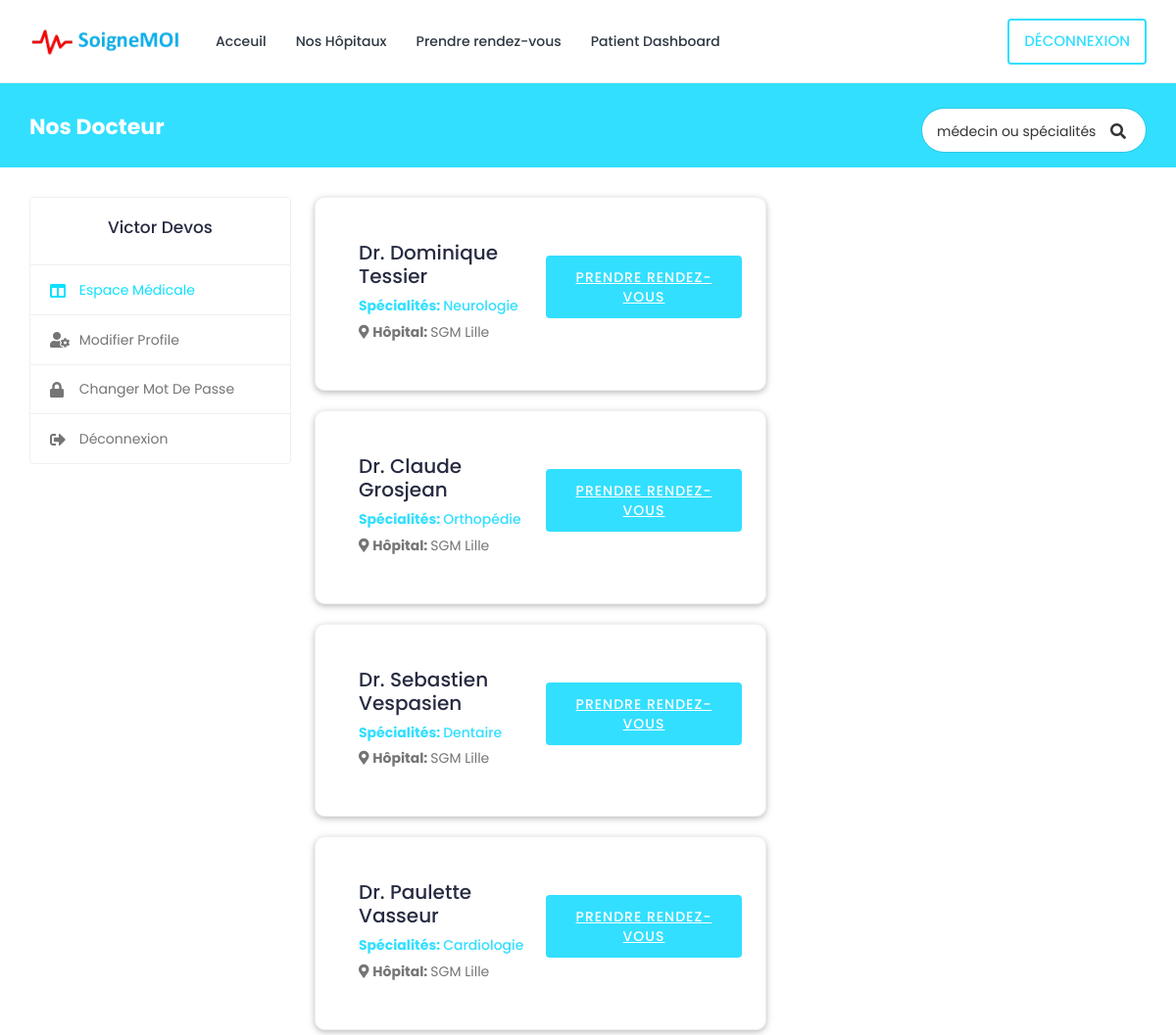
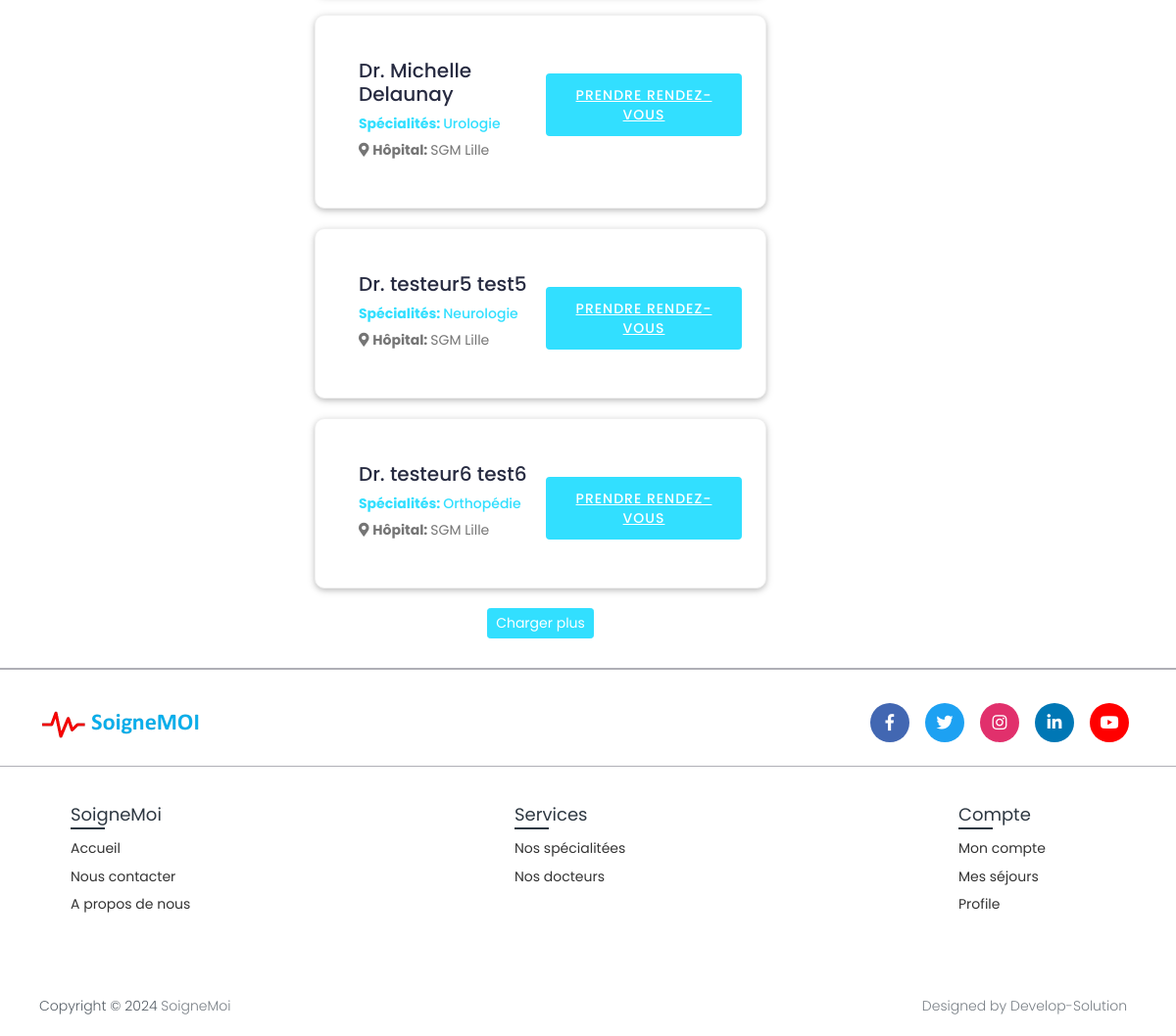
The app's page /search/ (signed in) with its own data (2 pictures, top to bottom).
### book/models.py (models this page shows, shortened)
class Patient(models.Model):
    patient_id = models.AutoField(primary_key=True)
    user = models.OneToOneField(User, on_delete=models.CASCADE, null=True, blank=True, related_name='patient')
    first_name = models.CharField(max_length=200, null=True, blank=True)
    last_name = models.CharField(max_length=200, null=True, blank=True)
    phone_number = models.CharField(max_length=10,null=True, blank=True)
    address = models.CharField(max_length=200, null=True, blank=True)
    date_of_birth = models.DateField(null=True, blank=True)
    serial_number = models.CharField(max_length=200, null=True, blank=True)

class Doctor(models.Model):
    doctor_id = models.AutoField(primary_key=True)
    user = models.OneToOneField(User, on_delete=models.CASCADE, null=True, blank=True, related_name='profile')
    first_name = models.CharField(max_length=200, null=True)
    last_name = models.CharField(max_length=200, null=True)
    specialization = models.ForeignKey(Specialization, on_delete=models.SET_NULL, null=True, blank=True)
    phone_number = models.CharField(max_length=200, null=True, blank=True)
    date_of_birth = models.DateField(null=True, blank=True)
    reg_number = models.CharField(max_length=6, null=True, blank=True)
    hospital_name = models.ForeignKey(Hospital, on_delete=models.SET_NULL, null=True, blank=True)

class Specialization(models.Model):
    specialization_id = models.AutoField(primary_key=True)
    hospital = models.ForeignKey(Hospital, on_delete=models.CASCADE, null=True, blank=True)
    specialization_name = models.CharField(max_length=200, null=True, blank=True)

class Hospital(models.Model):
    hospital_id = models.AutoField(primary_key=True)
    name = models.CharField(max_length=200, null=True, blank=True)
    address = models.CharField(max_length=200, null=True, blank=True)
    featured_image = models.ImageField(upload_to='hospitals/', default='hospitals/default.png', null=True, blank=True)
    description = models.TextField(null=True, blank=True)
    email = models.EmailField(max_length=200, null=True, blank=True)
    phone_number = models.CharField(max_length=10,null=True, blank=True)
    def __str__(self):
        return str(self.name)

### book/views.py (the view)
# urls.py: path('search/', SearchView.as_view(), name='search'),
class SearchView(LoginRequiredMixin, View):
    def get(self, request):
        if request.user.is_authenticated and request.user.is_patient:
            self.search_query = request.GET.get('search_query', '')
            self.doctors = Doctor.objects.filter(
                Q(last_name__icontains=self.search_query) |
                Q(first_name__icontains=self.search_query) |
                Q(specialization__specialization_name__icontains=self.search_query)
            )
            self.patient = Patient.objects.get(user=request.user)
            context = {'patient': self.patient, 'doctors': self.doctors, 'search_query': self.search_query}
            return render(request, 'book/patient/search.html', context)
        else:
            logout(request)
            messages.error(request, 'Non autorisé')
            return render(request, 'book/login.html')

### templates/book/patient/search.html (shortened to what this page needs)
{% extends 'book/base.html' %}
{% load static %}
{% block content %}
{% load static %}
  <body>
    <div class="main-wrapper">
      <div class="breadcrumb-bar">
				<div class="container-fluid">
					<div class="row align-items-center">
						<div class="col-md-6 col-6">
							<h2 class="breadcrumb-title">Nos Docteur</h2>
						</div>
						<div class="col-md-6 col-6">
							<div class="top-nav-search">
								<form action="{% url 'search' %}" method="GET">
									<input type="text" class="form-control" placeholder="médecin ou spécialités" name="search_query" value="{{search_query}}">
									<button class="btn" type="submit"><i class="fa fa-search"></i></button>
								</form>
							</div>
						</div>
					</div>
				</div>
			</div>
      <div class="content">
        <div class="container-fluid">
          <div class="row">
            <div class="col-md-5 col-lg-4 col-xl-3 theiaStickySidebar">
              <div>{% include 'book/patient/patient-sidebar.html' %}</div>
            </div>
            <div class="col-md-12 col-lg-8 col-xl-5">
              {% for doctor in doctors %}
              <div class="card">
                <div class="card-body">
                  <div class="doctor-widget">
                    <div class="doc-info-left">
                      <div class="doc-info-cont">
                          <h4 class="doc-name">
                          <a >Dr. {{doctor.first_name}} {{doctor.last_name}} </a>
                          </h4>
                        <h5 class="doc-department"><b>Spécialités: </b>
                          {{ doctor.specialization.specialization_name }}
                        </h5>
                        <div class="clinic-details">
                          <p class="doc-location">
                            <i class="fas fa-map-marker-alt"></i> <b>Hôpital: </b>
                            {{doctor.hospital_name}}
                          </p>
                        </div>
                      </div>
                    </div>
                    <div class="doc-info-right">
                      <div class="clinic-booking">
                        <a class="apt-btn"
                          href="{% url 'booking' pk=doctor.doctor_id %}">Prendre rendez-vous</a>
                      </div>
                    </div>
                  </div>
                </div>
              </div>
              {% endfor %}
              <div class="load-more text-center">
                <a class="btn btn-primary btn-sm" href="javascript:void(0);"
                  >Charger plus</a
                >
              </div>
            </div>
          </div>
        </div>
      </div>
    </div>
  </body>
{% endblock content %}

### templates/book/patient/patient-sidebar.html
{% load static %}
<body>
    <div class="profile-sidebar">
      <div class="widget-profile pro-widget-content">
        <div class="profile-info-widget">
          <div class="profile-det-info">
            <h3>{{patient.first_name}} {{ patient.last_name}}</h3>
          </div>
        </div>
      </div>
      <div class="dashboard-widget">
        <nav class="dashboard-menu sidebar">
          <ul>
            <li class="active">
              <a href="{% url 'patient-dashboard' %}" class="nav-link">
                <i class="fas fa-columns"></i>
                <span>Espace médicale</span>
              </a>
            </li>
            <li>
              <a href="{% url 'profile-settings' %}" class="nav-link">
                <i class="fas fa-user-cog"></i>
                <span>Modifier profile</span>
              </a>
            </li>
            <li>
              <a href="{% url 'change-password' pk=user.id%}" class="nav-link">
                <i class="fas fa-lock"></i>
                <span>Changer mot de passe</span>
              </a>
            </li>
            <li>
              <a href="{% url 'logout' %}" class="nav-link">
                <i class="fas fa-sign-out-alt"></i>
                <span>Déconnexion</span>
              </a>
            </li>
          </ul>
        </nav>
      </div>
    </div>
</body>

### static/SGM/css/search.css (style rules this page uses)
.top-nav-search { float: right; margin-left: 15px; }
.top-nav-search form { margin-top: 10px; position: relative; width: 230px; }
.top-nav-search .form-control { border-color: rgba(0, 0, 0, 0.1); border-radius: 50px; color: #333; height: 40px; padding: 10px 50px 10px 15px; }
.top-nav-search .btn { background-color: transparent; border-color: transparent; color: #333; min-height: 40px; padding: 12px 20px; position: absolute; right: 0; top: 0; }
.top-nav-search .form-control::placeholder { color: #333; }

### static/SGM/css/hospital.css (style rules this page uses)
.card { display: block; margin-bottom: 20px; line-height: 1.42857143; background-color: #fff; border-radius: 10px; box-shadow: 0 2px 5px 0 rgba(0,0,0,0.16),0 2px 10px 0 rgba(0,0,0,0.12); transition: box-shadow .25s; }

### records on screen
Patient: first_name "Victor", last_name "Devos"
Doctor: first_name "Dominique", last_name "Tessier", specialization.specialization_name "Neurologie", hospital_name "SGM Lille"
Doctor: first_name "Claude", last_name "Grosjean", specialization.specialization_name "Orthopédie", hospital_name "SGM Lille"
Doctor: first_name "Sebastien", last_name "Vespasien", specialization.specialization_name "Dentaire", hospital_name "SGM Lille"
Doctor: first_name "Paulette", last_name "Vasseur", specialization.specialization_name "Cardiologie", hospital_name "SGM Lille"
Doctor: first_name "Michelle", last_name "Delaunay", specialization.specialization_name "Urologie", hospital_name "SGM Lille"
Doctor: first_name "testeur5", last_name "test5", specialization.specialization_name "Neurologie", hospital_name "SGM Lille"
Doctor: first_name "testeur6", last_name "test6", specialization.specialization_name "Orthopédie", hospital_name "SGM Lille"
